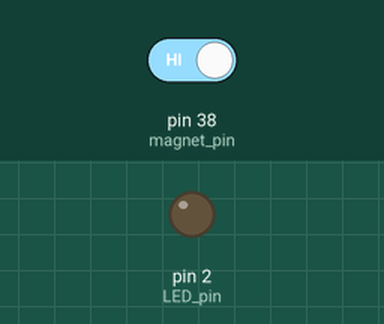
Bench run of a sketch on a simulated Arduino Mega 2560, built with avr-gcc and run on an emulated ATmega2560. Parts: output pins drawn as LEDs (lit = HIGH). The inputs (shaded band) are chosen by the test bench; at power-on: pin 38 (magnet_pin) HIGH.

Above: at 2.8 s.
2.9 s: pin 38 (magnet_pin) driven LOW
At 4.2 s:
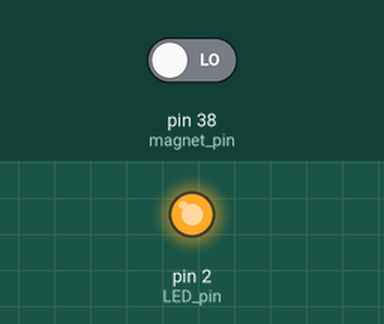
4.5 s: pin 38 (magnet_pin) driven HIGH
At 5.4 s:
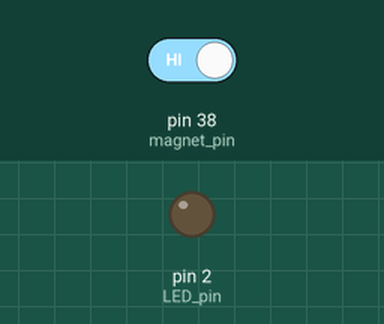
Timing chart, 0 to 7.5 s (numbered marks = the images above; inputs shaded):
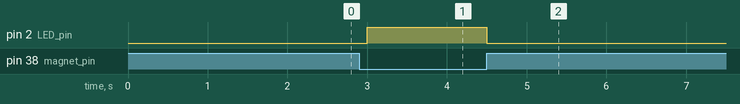

Measured:
- after the input at 2.9 s, pin 2 (LED_pin): LOW → HIGH after 0.10 s
- after the input at 4.5 s, pin 2 (LED_pin): HIGH → LOW at once

The sketch:

Halleffect_testing.ino
```cpp
#include <Arduino.h>

int LED_pin = 2;
int magnet_pin = 38;

void setup() {
  pinMode(magnet_pin, INPUT);
  pinMode(LED_pin, OUTPUT);
}

void loop() {
  int currentHallState = digitalRead(magnet_pin);
  if (currentHallState == LOW){
    digitalWrite(LED_pin, HIGH);
  } else {
    digitalWrite(LED_pin, LOW);
    delay(1000);
  }

    // Reset the timer

}
```
